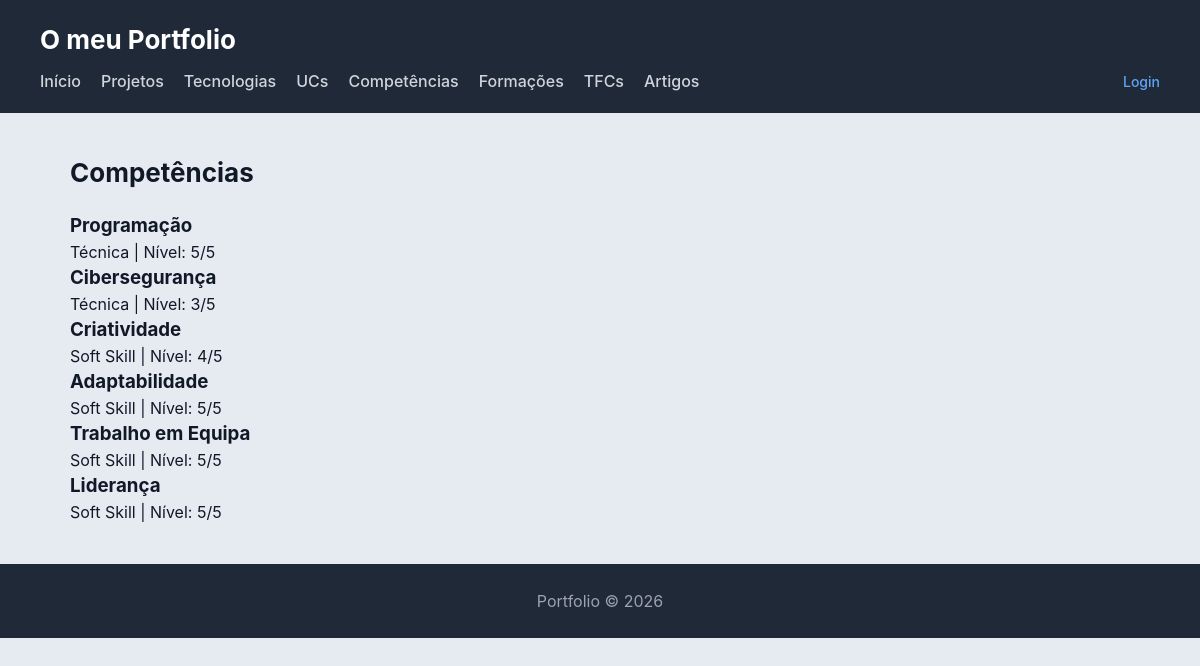
The page /competencias/ on the database its author committed.
### portfolio/models.py (models this page shows, shortened)
class Competencia(models.Model):
    TIPO_CHOICES = [
        ('tecnica', 'Técnica'),
        ('transversal', 'Transversal'),
        ('soft', 'Soft Skill'),
    ]
    nome = models.CharField(max_length=200)
    tipo = models.CharField(max_length=20, choices=TIPO_CHOICES)
    descricao = models.TextField()
    nivel = models.IntegerField(validators=[MinValueValidator(1), MaxValueValidator(5)])
    tecnologias = models.ManyToManyField(Tecnologia, blank=True, related_name='competencias')
    projetos = models.ManyToManyField(Projeto, blank=True, related_name='competencias')
    class Meta:
        verbose_name = 'Competência'
        verbose_name_plural = 'Competências'

### portfolio/views.py (the view)
# urls.py: path('competencias/', views.competencias_view, name='competencias'),
def competencias_view(request):
    competencias = Competencia.objects.all()
    return render(request, 'portfolio/competencias.html', {'competencias': competencias})

### accounts/templatetags/accounts_extras.py (called while the page is built)
@register.filter
def tem_grupo(user, grupo):
    return user.is_authenticated and user.groups.filter(name=grupo).exists()

### portfolio/templates/portfolio/competencias.html (shortened to what this page needs)
{% extends 'portfolio/base.html' %}
{% load accounts_extras %}
{% block content %}
<h2>Competências</h2>
{% for c in competencias %}
<article>
    <h3>{{ c.nome }}</h3>
    <p>{{ c.get_tipo_display }} | Nível: {{ c.nivel }}/5</p>
</article>
{% empty %}<p>Nenhuma competência.</p>
{% endfor %}
{% endblock %}

### portfolio/static/portfolio/styles.css (style rules this page uses)
* { box-sizing: border-box; margin: 0; padding: 0; }
body { font-family: "Inter", "Segoe UI", system-ui, -apple-system, sans-serif; background: #e6ebf2; color: #111827; line-height: 1.5; }
h2 { margin-bottom: 20px; font-size: 26px; }

### rows shown on the page
Competencia: nome "Programação", tipo "Técnica", nivel "5"
Competencia: nome "Cibersegurança", tipo "Técnica", nivel "3"
Competencia: nome "Criatividade", tipo "Soft Skill", nivel "4"
Competencia: nome "Adaptabilidade", tipo "Soft Skill", nivel "5"
Competencia: nome "Trabalho em Equipa", tipo "Soft Skill", nivel "5"
Competencia: nome "Liderança", tipo "Soft Skill", nivel "5"
